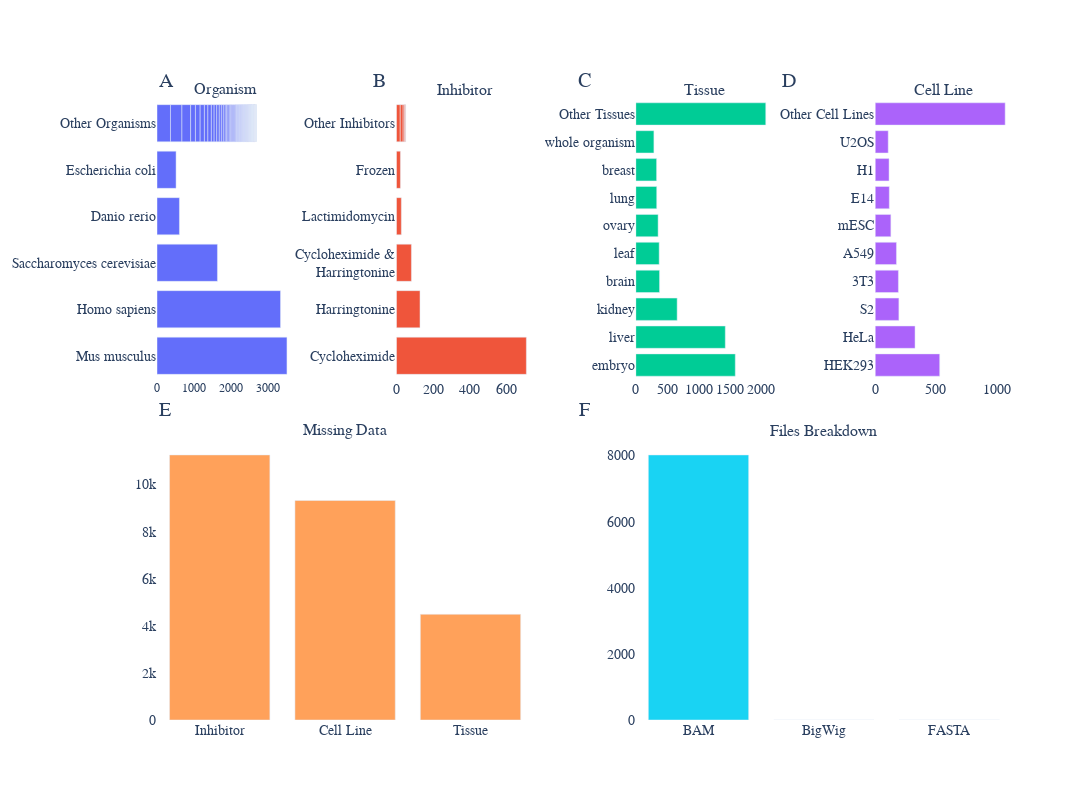

Here is the notebook cell this chart was saved with:
### Code cell
import plotly.graph_objects as go
from plotly.subplots import make_subplots

# Define the consistent style
plot_layout = go.Layout(
    font=dict(family="Arial", size=14),
    title_font_size=18,
    legend=dict(
        traceorder="normal",
        font=dict(family="Arial", size=12),
        bgcolor="rgba(0,0,0,0)",
        bordercolor="Black",
        borderwidth=2
    ),
    paper_bgcolor='white',
    plot_bgcolor='white',
    xaxis=dict(
        title_font=dict(family="Arial", size=16),
        tickfont=dict(family="Arial", size=12)
    ),
    yaxis=dict(
        title_font=dict(family="Arial", size=16),
        tickfont=dict(family="Arial", size=14)
    ),
    height=800,
    width=1200,
    # title_text="Metadata Breakdowns",
    showlegend=False
)

# Create a multipanel figure with consistent style
fig = make_subplots(
    rows=2,
    cols=4,
    subplot_titles=[
        "Organism",
        "Inhibitor",
        "Tissue",
        "Cell Line",
        "Missing Data","",
        "Files Breakdown",""
    ],
    vertical_spacing=0.1,
    horizontal_spacing=0.12,
    specs=[
        [{"type": "bar"}, {"type": "bar"}, {"type": "bar"}, {"type": "bar"}],
        [{"type": "bar", "colspan": 2}, {}, {"type": "bar", "colspan": 2}, {}]
    ],
    # row_titles=["Metadata Breakdowns", "Additional Information"],
)
# Add your plots to the respective subplots

fig.add_trace(plot_organism_metadata_bar(df), row=1, col=1)
fig.add_trace(plot_inhibitor(df), row=1, col=2)
fig.add_trace(plot_tissue(df), row=1, col=3)
fig.add_trace(plot_cell_line(df), row=1, col=4)
fig.add_trace(plot_missing_metadata(df), row=2, col=1)
fig.add_trace(plot_file_existence(file_existence_df), row=2, col=3)

# label plots A, B, C, D, E, F
fig.add_annotation(x=0, y=1.05, xref="paper", yref="paper", text="A", showarrow=False, font=dict(size=20))
fig.add_annotation(x=0.25, y=1.05, xref="paper", yref="paper", text="B", showarrow=False, font=dict(size=20))
fig.add_annotation(x=0.5, y=1.05, xref="paper", yref="paper", text="C", showarrow=False, font=dict(size=20))
fig.add_annotation(x=0.75, y=1.05, xref="paper", yref="paper", text="D", showarrow=False, font=dict(size=20))
fig.add_annotation(x=0, y=0.5, xref="paper", yref="paper", text="E", showarrow=False, font=dict(size=20))
fig.add_annotation(x=0.5, y=0.5, xref="paper", yref="paper", text="F", showarrow=False, font=dict(size=20))

# add consistent styling to the figure
fig.update_layout(
    plot_layout
)

fig.show()

### Figure 1 — Plotly figure (JSON) as saved in the notebook; plotly's stock layout.template omitted (floating-point values rounded to 4 significant figures)
{"data": [{"name": "Organism Breakdown", "orientation": "h", "type": "bar", "x": [3509, 3335, 1632, 606, 515, 364, 309, 235, 130, 127, 115, 94, 94, 74, 72, 68, 56, 53, 51, 40, 36, 35, 35, 32, 29, 28, 26, 22, 20, 18, 17, 16, 16, 16, 16, 16, 14, 14, 12, 12, 12, 12, 12, 11, 10, 10, 10, 10, 10, 9, 9, 9, 9, 8, 8, 8, 8, 8, 8, 7, 6, 6, 6, 6, 6, 6, 6, 6, 6, 6, 6, 5, 5, 5, 5, 5, 4, 4, 4, 4, 4, 4, 4, 4, 4, 4, 4, 4, 4, 4, 3, 3, 3, 2, 2, 2, 2, 2, 2, 2, 2, 2, 2, 2, 2, 1, 1], "xaxis": "x", "y": ["Mus musculus", "Homo sapiens", "Saccharomyces cerevisiae", "Danio rerio", "Escherichia coli", "Other Organisms", "Other Organisms", "Other Organisms", "Other Organisms", "Other Organisms", "Other Organisms", "Other Organisms", "Other Organisms", "Other Organisms", "Other Organisms", "Other Organisms", "Other Organisms", "Other Organisms", "Other Organisms", "Other Organisms", "Other Organisms", "Other Organisms", "Other Organisms", "Other Organisms", "Other Organisms", "Other Organisms", "Other Organisms", "Other Organisms", "Other Organisms", "Other Organisms", "Other Organisms", "Other Organisms", "Other Organisms", "Other Organisms", "Other Organisms", "Other Organisms", "Other Organisms", "Other Organisms", "Other Organisms", "Other Organisms", "Other Organisms", "Other Organisms", "Other Organisms", "Other Organisms", "Other Organisms", "Other Organisms", "Other Organisms", "Other Organisms", "Other Organisms", "Other Organisms", "Other Organisms", "Other Organisms", "Other Organisms", "Other Organisms", "Other Organisms", "Other Organisms", "Other Organisms", "Other Organisms", "Other Organisms", "Other Organisms", "Other Organisms", "Other Organisms", "Other Organisms", "Other Organisms", "Other Organisms", "Other Organisms", "Other Organisms", "Other Organisms", "Other Organisms", "Other Organisms", "Other Organisms", "Other Organisms", "Other Organisms", "Other Organisms", "Other Organisms", "Other Organisms", "Other Organisms", "Other Organisms", "Other Organisms", "Other Organisms", "Other Organisms", "Other Organisms", "Other Organisms", "Other Organisms", "Other Organisms", "Other Organisms", "Other Organisms", "Other Organisms", "Other Organisms", "Other Organisms", "Other Organisms", "Other Organisms", "Other Organisms", "Other Organisms", "Other Organisms", "Other Organisms", "Other Organisms", "Other Organisms", "Other Organisms", "Other Organisms", "Other Organisms", "Other Organisms", "Other Organisms", "Other Organisms", "Other Organisms", "Other Organisms", "Other Organisms"], "yaxis": "y"}, {"orientation": "h", "type": "bar", "x": [710, 129, 82, 27, 22, 21, 16, 8, 4, 2], "xaxis": "x2", "y": ["Cycloheximide", "Harringtonine", "Cycloheximide &<br>Harringtonine", "Lactimidomycin", "Frozen", "Other Inhibitors", "Other Inhibitors", "Other Inhibitors", "Other Inhibitors", "Other Inhibitors"], "yaxis": "y2"}, {"name": "Tissue Breakdown", "orientation": "h", "type": "bar", "x": [1583, 1424, 658, 378, 372, 355, 333, 331, 288, 2068], "xaxis": "x3", "y": ["embryo", "liver", "kidney", "brain", "leaf", "ovary", "lung", "breast", "whole organism", "Other Tissues"], "yaxis": "y3"}, {"name": "Cell Line Breakdown", "orientation": "h", "type": "bar", "x": [531, 328, 195, 191, 175, 129, 116, 114, 107, 1070], "xaxis": "x4", "y": ["HEK293", "HeLa", "S2", "3T3", "A549", "mESC", "E14", "H1", "U2OS", "Other Cell Lines"], "yaxis": "y4"}, {"name": "Missing Metadata Entries", "type": "bar", "x": ["Inhibitor", "Cell Line", "Tissue"], "xaxis": "x5", "y": [11258, 9323, 4489], "yaxis": "y5"}, {"name": "File Existence", "type": "bar", "x": ["BAM", "BigWig", "FASTA"], "xaxis": "x7", "y": [8017, 0, 0], "yaxis": "y7"}], "layout": {"annotations": [{"font": {"size": 16}, "showarrow": false, "text": "Organism", "x": 0.08, "xanchor": "center", "xref": "paper", "y": 1, "yanchor": "bottom", "yref": "paper"}, {"font": {"size": 16}, "showarrow": false, "text": "Inhibitor", "x": 0.36, "xanchor": "center", "xref": "paper", "y": 1, "yanchor": "bottom", "yref": "paper"}, {"font": {"size": 16}, "showarrow": false, "text": "Tissue", "x": 0.64, "xanchor": "center", "xref": "paper", "y": 1, "yanchor": "bottom", "yref": "paper"}, {"font": {"size": 16}, "showarrow": false, "text": "Cell Line", "x": 0.92, "xanchor": "center", "xref": "paper", "y": 1, "yanchor": "bottom", "yref": "paper"}, {"font": {"size": 16}, "showarrow": false, "text": "Missing Data", "x": 0.22, "xanchor": "center", "xref": "paper", "y": 0.45, "yanchor": "bottom", "yref": "paper"}, {"font": {"size": 16}, "showarrow": false, "text": "Files Breakdown", "x": 0.78, "xanchor": "center", "xref": "paper", "y": 0.45, "yanchor": "bottom", "yref": "paper"}, {"font": {"size": 20}, "showarrow": false, "text": "A", "x": 0, "xref": "paper", "y": 1.05, "yref": "paper"}, {"font": {"size": 20}, "showarrow": false, "text": "B", "x": 0.25, "xref": "paper", "y": 1.05, "yref": "paper"}, {"font": {"size": 20}, "showarrow": false, "text": "C", "x": 0.5, "xref": "paper", "y": 1.05, "yref": "paper"}, {"font": {"size": 20}, "showarrow": false, "text": "D", "x": 0.75, "xref": "paper", "y": 1.05, "yref": "paper"}, {"font": {"size": 20}, "showarrow": false, "text": "E", "x": 0, "xref": "paper", "y": 0.5, "yref": "paper"}, {"font": {"size": 20}, "showarrow": false, "text": "F", "x": 0.5, "xref": "paper", "y": 0.5, "yref": "paper"}], "font": {"family": "Arial", "size": 14}, "height": 800, "legend": {"bgcolor": "rgba(0,0,0,0)", "bordercolor": "Black", "borderwidth": 2, "font": {"family": "Arial", "size": 12}, "traceorder": "normal"}, "paper_bgcolor": "white", "plot_bgcolor": "white", "showlegend": false, "title": {"font": {"size": 18}}, "width": 1200, "xaxis": {"anchor": "y", "domain": [0, 0.16], "tickfont": {"family": "Arial", "size": 12}, "title": {"font": {"family": "Arial", "size": 16}}}, "xaxis2": {"anchor": "y2", "domain": [0.28, 0.44]}, "xaxis3": {"anchor": "y3", "domain": [0.56, 0.72]}, "xaxis4": {"anchor": "y4", "domain": [0.84, 1]}, "xaxis5": {"anchor": "y5", "domain": [0, 0.44]}, "xaxis6": {"anchor": "y6", "domain": [0.28, 0.44]}, "xaxis7": {"anchor": "y7", "domain": [0.56, 1]}, "xaxis8": {"anchor": "y8", "domain": [0.84, 1]}, "yaxis": {"anchor": "x", "domain": [0.55, 1], "tickfont": {"family": "Arial", "size": 14}, "title": {"font": {"family": "Arial", "size": 16}}}, "yaxis2": {"anchor": "x2", "domain": [0.55, 1]}, "yaxis3": {"anchor": "x3", "domain": [0.55, 1]}, "yaxis4": {"anchor": "x4", "domain": [0.55, 1]}, "yaxis5": {"anchor": "x5", "domain": [0, 0.45]}, "yaxis6": {"anchor": "x6", "domain": [0, 0.45]}, "yaxis7": {"anchor": "x7", "domain": [0, 0.45]}, "yaxis8": {"anchor": "x8", "domain": [0, 0.45]}}}
